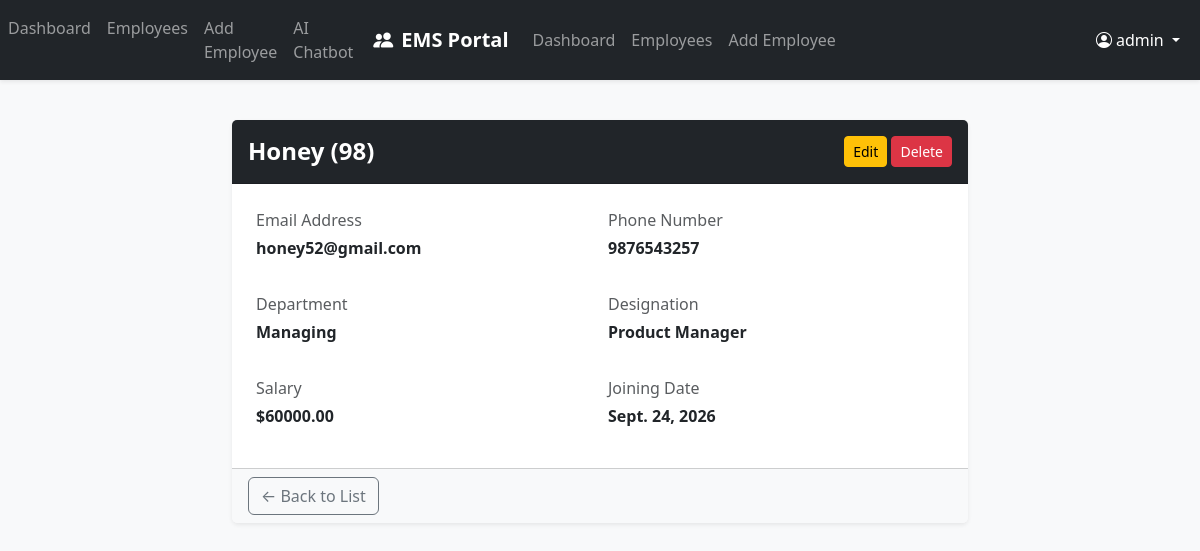
Page /employees/2/ (signed in) on the committed database.
### employees/models.py (models this page shows, shortened)
class Employee(models.Model):
    emp_id = models.CharField(max_length= 20, unique = True, verbose_name = "Employee ID")
    name = models.CharField(max_length = 100, verbose_name ="Employee Name")
    email = models.EmailField(unique= True, verbose_name = "Email Address")
    phone = models.CharField(max_length = 15, verbose_name = "Phone Number")
    department = models.CharField(max_length = 100, verbose_name = "Department")
    designation = models.CharField(max_length=100, verbose_name="Designation")
    salary = models.DecimalField(max_digits=10, decimal_places=2, verbose_name="Salary")
    joining_date = models.DateField(verbose_name="Joining Date")

### employees/views.py (the view)
# urls.py: path('employees/<int:pk>/', views.employee_detail, name='employee_detail'),
@login_required(login_url='login')
def employee_detail(request, pk):
    employee = get_object_or_404(Employee, pk=pk)
    return render(request, 'employees/employee_detail.html', {'employee': employee})

### employees/templates/employees/employee_detail.html (shortened to what this page needs)
{% extends 'employees/base.html' %}
{% block content %}
<div class="row justify-content-center">
    <div class="col-lg-8">
        <div class="card shadow-sm border-0">
            <div class="card-header bg-dark text-white d-flex justify-content-between align-items-center py-3">
                <h4 class="mb-0 fw-bold">{{ employee.name }} ({{ employee.emp_id }})</h4>
                <div>
                    <a href="{% url 'employee_update' employee.pk %}" class="btn btn-sm btn-warning">Edit</a>
                    <a href="{% url 'employee_delete' employee.pk %}" class="btn btn-sm btn-danger">Delete</a>
                </div>
            </div>
            <div class="card-body p-4">
                <div class="row g-3">
                    <div class="col-sm-6">
                        <p class="text-muted mb-1">Email Address</p>
                        <p class="fw-semibold">{{ employee.email }}</p>
                    </div>
                    <div class="col-sm-6">
                        <p class="text-muted mb-1">Phone Number</p>
                        <p class="fw-semibold">{{ employee.phone }}</p>
                    </div>
                    <div class="col-sm-6">
                        <p class="text-muted mb-1">Department</p>
                        <p class="fw-semibold">{{ employee.department }}</p>
                    </div>
                    <div class="col-sm-6">
                        <p class="text-muted mb-1">Designation</p>
                        <p class="fw-semibold">{{ employee.designation }}</p>
                    </div>
                    <div class="col-sm-6">
                        <p class="text-muted mb-1">Salary</p>
                        <p class="fw-semibold">${{ employee.salary }}</p>
                    </div>
                    <div class="col-sm-6">
                        <p class="text-muted mb-1">Joining Date</p>
                        <p class="fw-semibold">{{ employee.joining_date }}</p>
                    </div>
                </div>
            </div>
            <div class="card-footer bg-light">
                <a href="{% url 'employee_list' %}" class="btn btn-outline-secondary">← Back to List</a>
            </div>
        </div>
    </div>
</div>
{% endblock %}

### employees/templates/employees/base.html (shortened to what this page needs)
<!DOCTYPE html>
<html lang="en">
<head>
    <link href="https://cdn.jsdelivr.net/npm/bootstrap@5.3.3/dist/css/bootstrap.min.css" rel="stylesheet">
    <link href="https://cdn.jsdelivr.net/npm/bootstrap-icons@1.11.3/font/bootstrap-icons.min.css" rel="stylesheet">
</head>
<body class="bg-light">
    <nav class="navbar navbar-expand-lg navbar-dark bg-dark shadow-sm">
        <div class="collapse navbar-collapse" id="navbarNav">
            <ul class="navbar-nav me-auto">
                <li class="nav-item">
                    <a class="nav-link" href="{% url 'dashboard' %}">Dashboard</a>
                </li>
                <li class="nav-item">
                    <a class="nav-link" href="{% url 'employee_list' %}">Employees</a>
                    </li>
                    <li class="nav-item">
                        <a class="nav-link" href="{% url 'employee_create' %}">Add Employee</a>
                        </li>
                        <li class="nav-item">
                            <a class="nav-link" href="{% url 'agent_chatbot' %}">AI Chatbot</a>
                            </li>
                        </ul>
</div>
        <div class="container">
            <a class="navbar-brand fw-bold" href="{% url 'dashboard' %}">
                <i class="bi bi-people-fill me-2"></i>EMS Portal
            </a>
            <div class="collapse navbar-collapse" id="navMenu">
                {% if user.is_authenticated %}
                <ul class="navbar-nav me-auto">
                    <li class="nav-item">
                        <a class="nav-link" href="{% url 'dashboard' %}">Dashboard</a>
                    </li>
                    <li class="nav-item">
                        <a class="nav-link" href="{% url 'employee_list' %}">Employees</a>
                    </li>
                    <li class="nav-item">
                        <a class="nav-link" href="{% url 'employee_create' %}">Add Employee</a>
                    </li>
                </ul>
                <ul class="navbar-nav ms-auto">
                    <li class="nav-item dropdown">
                        <a class="nav-link dropdown-toggle text-white" href="#" role="button" data-bs-toggle="dropdown">
                            <i class="bi bi-person-circle me-1"></i>{{ user.username }}
                        </a>
                    </li>
                </ul>
                {% endif %}
            </div>
        </div>
    </nav>
    <main class="container py-4">
        {% block content %}{% endblock %}
    </main>
</body>
</html>

### rows in the picture
Employee: name "Honey", emp_id "98", email "honey52@gmail.com", phone "9876543257", department "Managing", designation "Product Manager", salary "60000.00", joining_date "Sept. 24, 2026"

### other values in the picture
{{ user.username }} "admin"
